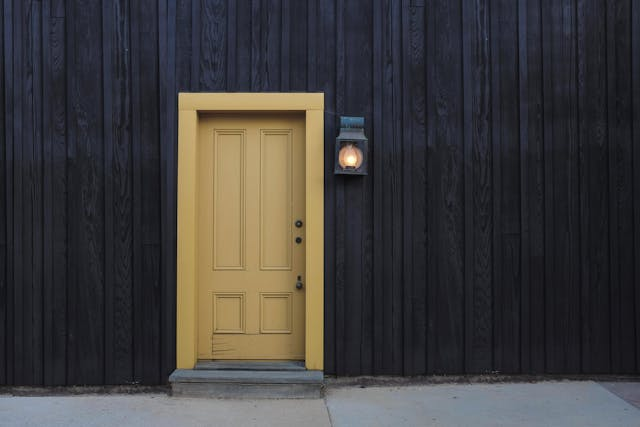
#> input picture resources/door-1.jpg, 640 x 427 px
$ python '17_ Image Sharpening_Noise-Reduction_Blur.py'
#> lines starting #> are read from the running program, lines starting #| are printed output that depends on the picture
# 1. Kernel Blur
# 2. Box Filtering
# 3. Blur() function
# 4. Gaussian Blur
# 5. Median Blur
# 6. Bilateral Filtering
# 7. Sharpening Image
import cv2 as cv
import numpy as np

# All the functions are uses for image pre-processing
img = cv.imread('../resources/door-1.jpg')
#> img is the input picture: shape (427, 640, 3); mean B, G, R 60.9, 61.4, 63.5
# Kernel blurring using filter2D()
kernel_25 = np.ones((5, 5), np.float32) / 25.0
output_kernel = cv.filter2D(img, -1, kernel_25)
# creating a kernel with specific number of rows and columns then divide it by the multiplication
# of num of rows and num of columns is called Normalizing

# Box filter and Blur function blurring
box_filter_img = cv.boxFilter(img, -1, (5, 5), normalize=False)
#> box_filter_img: shape (427, 640, 3); every value is 255
blur_img = cv.blur(img, (5, 5))

# Gaussian Blur
gauss_blur = cv.GaussianBlur(img, (5, 5), 0)

# Bilateral filter
bilateral_filter = cv.bilateralFilter(img, 5, 6, 0)

# Add weight for sharpening images
sharpen_1 = cv.addWeighted(img, 2.5, gauss_blur, 1.5, 0)
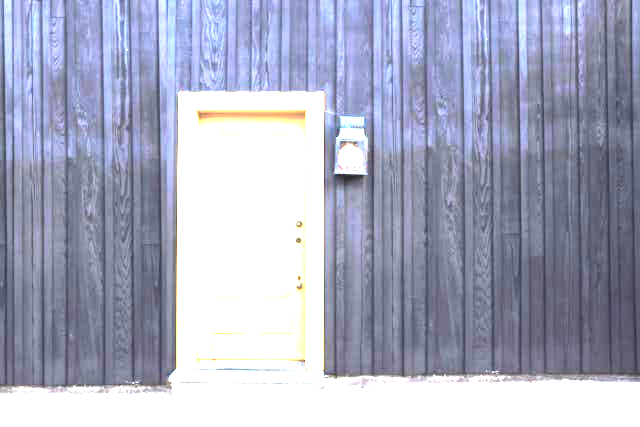
#> sharpen_1: shape (427, 640, 3); mean B, G, R 193, 171.8, 168.3
sharpen_2 = cv.addWeighted(img, 5.5, gauss_blur, 4.5, 0)
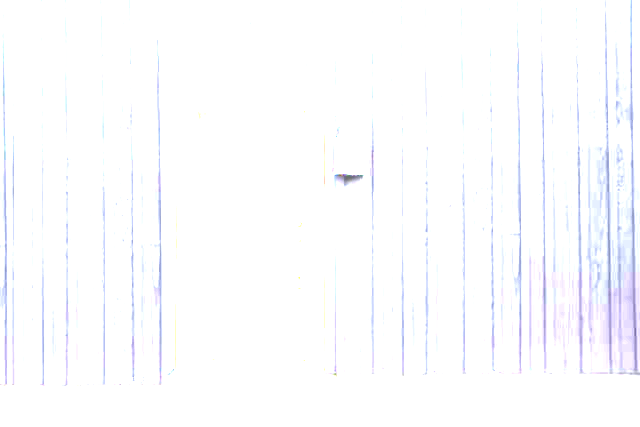
#> sharpen_2: shape (427, 640, 3); mean B, G, R 254.6, 252.3, 252
sharpen_3 = cv.addWeighted(img, 8.5, gauss_blur, 7.5, 0)

cv.imshow('Original Image', img)
cv.imshow('Kernel Image', output_kernel)
cv.imshow('Box Filter Image', box_filter_img)
cv.imshow('Blur Image', blur_img)
cv.imshow('Gaussian Blur', gauss_blur)
cv.imshow('Bilateral Filter', bilateral_filter)
cv.imshow('Sharpe Image 1', sharpen_1)
cv.imshow('Sharpe Image 2', sharpen_2)
cv.imshow('Sharpe Image 3', sharpen_3)

cv.waitKey(0)
cv.destroyAllWindows()

$ run again, with resources/door-3.jpg copied over resources/door-1.jpg
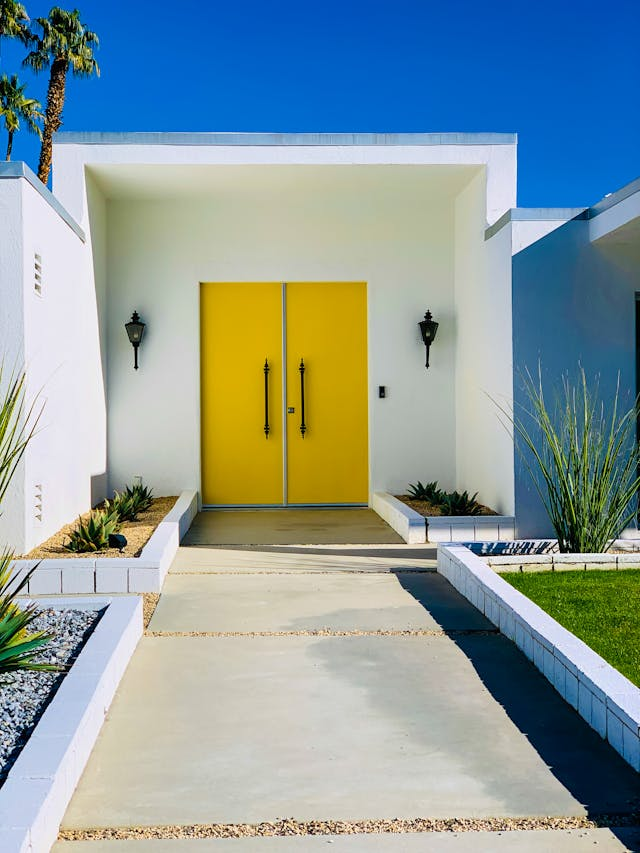
#> input picture resources/door-3.jpg, 640 x 853 px
#> img is the input picture: shape (853, 640, 3); mean B, G, R 156.3, 155.2, 136.5
#> `sharpen_1 = cv.addWeighted(img, 2.5, gauss_blur, 1.5, 0)`:
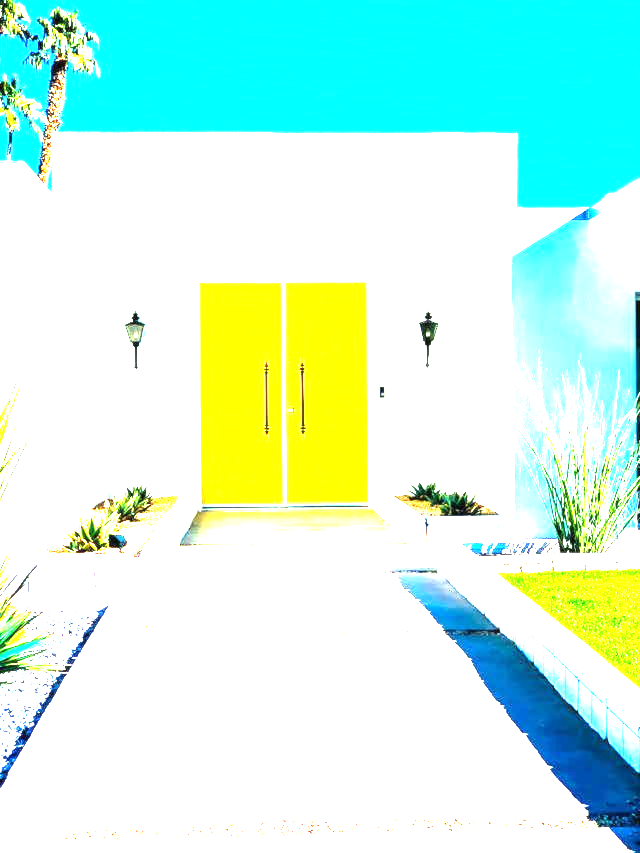
#> sharpen_1: shape (853, 640, 3); mean B, G, R 227.7, 247.5, 198.8
#> `sharpen_3 = cv.addWeighted(img, 8.5, gauss_blur, 7.5, 0)`:
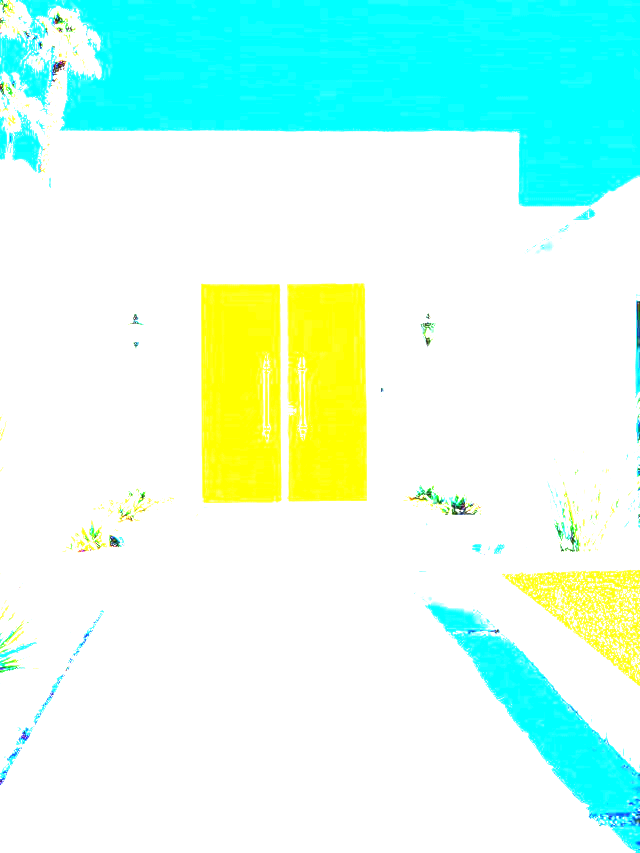
#> sharpen_3: shape (853, 640, 3); mean B, G, R 237.1, 254.5, 208.7

$ run again, with resources/door-4.jpg copied over resources/door-1.jpg
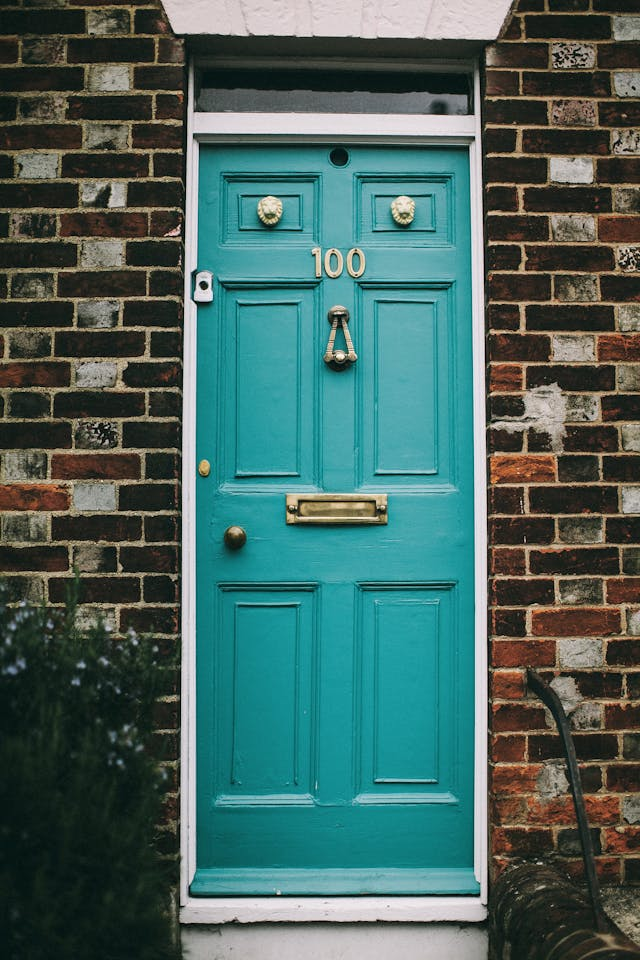
#> input picture resources/door-4.jpg, 640 x 960 px
#> img is the input picture: shape (960, 640, 3); mean B, G, R 95.4, 100.8, 70.2
#> `sharpen_1 = cv.addWeighted(img, 2.5, gauss_blur, 1.5, 0)`:
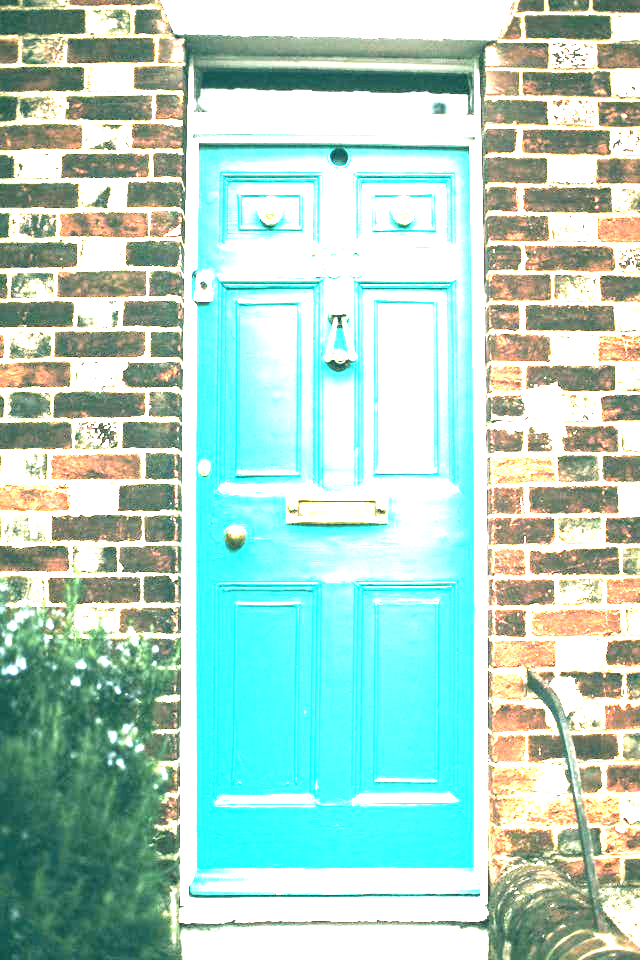
#> sharpen_1: shape (960, 640, 3); mean B, G, R 197.4, 211.2, 171.9
#> `sharpen_3 = cv.addWeighted(img, 8.5, gauss_blur, 7.5, 0)`:
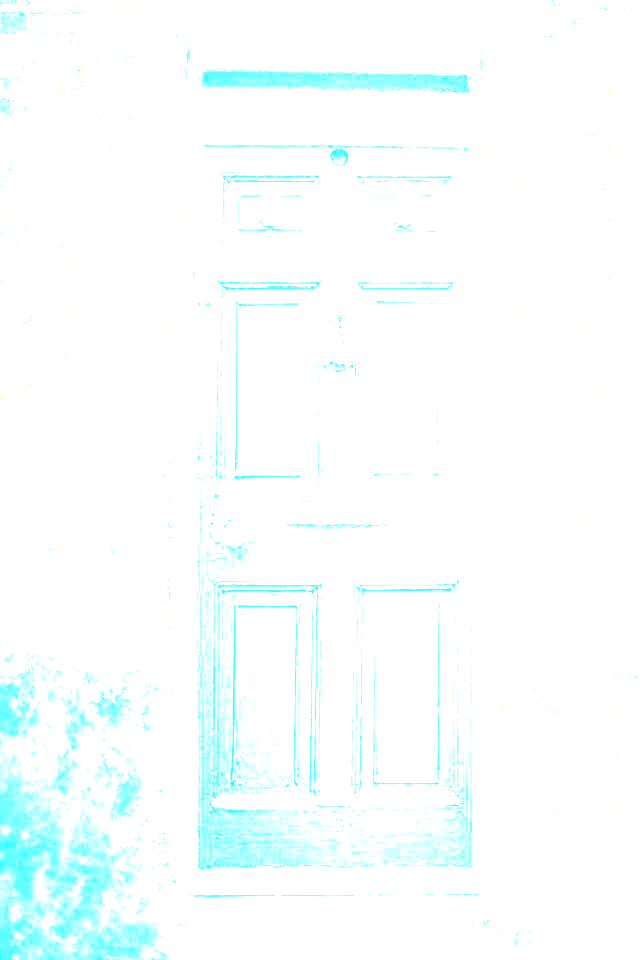
#> sharpen_3: shape (960, 640, 3); mean B, G, R 254.9, 255, 247.7
